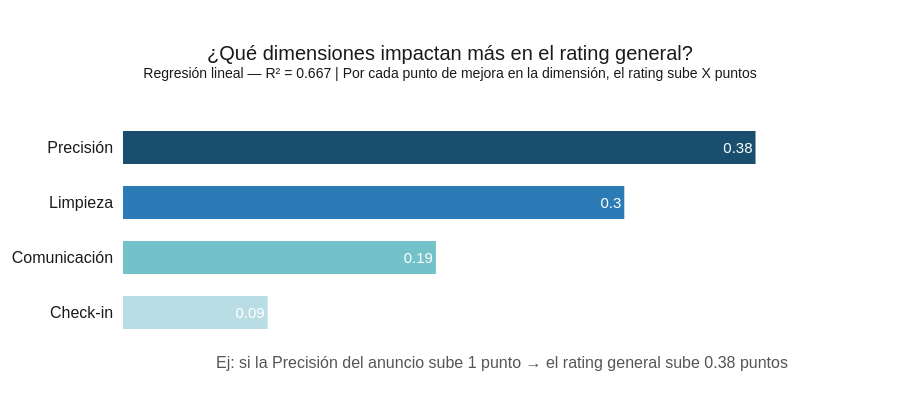

Notebook code cell kept with this figure:
### Code cell
import plotly.graph_objects as go

etiquetas_reg = ['Check-in', 'Comunicación', 'Limpieza', 'Precisión']
coefs = [0.086, 0.186, 0.298, 0.376]
coefs_redondeados = [round(c, 2) for c in coefs]
colores = ['#B8DDE4', '#74C2C9', '#2C7BB6', '#1A4E6E']

fig_regresion = go.Figure(go.Bar(
    x=coefs,
    y=etiquetas_reg,
    orientation='h',
    marker_color=colores,
    marker_line_width=0,
    text=coefs_redondeados,
    textposition='inside',
    textfont=dict(color='white', size=15, family='Arial'),
))

fig_regresion.update_layout(
    title=dict(
        text='¿Qué dimensiones impactan más en el rating general?<br><sup>Regresión lineal — R² = 0.667 | Por cada punto de mejora en la dimensión, el rating sube X puntos</sup>',
        font=dict(size=20, family='Arial', color='#1a1a1a'),
        x=0.5,
        xanchor='center'
    ),
    annotations=[
        dict(
            text='Ej: si la Precisión del anuncio sube 1 punto → el rating general sube 0.38 puntos',
            xref='paper', yref='paper',
            x=0.5, y=-0.15,
            showarrow=False,
            font=dict(size=16, family='Arial', color='#555555'),
            xanchor='center'
        )
    ],
    plot_bgcolor='white',
    paper_bgcolor='white',
    xaxis=dict(visible=False, range=[0, 0.45]),
    yaxis=dict(
        showgrid=False,
        tickfont=dict(size=16, family='Arial', color='#1a1a1a'),
        ticksuffix='  '
    ),
    bargap=0.4,
    showlegend=False,
    margin=dict(l=20, r=20, t=120, b=60),
    height=400
)

fig_regresion.show()

### Figure 1 — Plotly figure (JSON) as saved in the notebook; plotly's stock layout.template omitted (floating-point values rounded to 4 significant figures)
{"data": [{"marker": {"color": ["#B8DDE4", "#74C2C9", "#2C7BB6", "#1A4E6E"], "line": {"width": 0}}, "orientation": "h", "text": ["0.09", "0.19", "0.3", "0.38"], "textfont": {"color": "white", "family": "Arial", "size": 15}, "textposition": "inside", "type": "bar", "x": [0.086, 0.186, 0.298, 0.376], "y": ["Check-in", "Comunicación", "Limpieza", "Precisión"]}], "layout": {"annotations": [{"font": {"color": "#555555", "family": "Arial", "size": 16}, "showarrow": false, "text": "Ej: si la Precisión del anuncio sube 1 punto → el rating general sube 0.38 puntos", "x": 0.5, "xanchor": "center", "xref": "paper", "y": -0.15, "yref": "paper"}], "bargap": 0.4, "height": 400, "margin": {"b": 60, "l": 20, "r": 20, "t": 120}, "paper_bgcolor": "white", "plot_bgcolor": "white", "showlegend": false, "title": {"font": {"color": "#1a1a1a", "family": "Arial", "size": 20}, "text": "¿Qué dimensiones impactan más en el rating general?<br><sup>Regresión lineal — R² = 0.667 | Por cada punto de mejora en la dimensión, el rating sube X puntos</sup>", "x": 0.5, "xanchor": "center"}, "xaxis": {"range": [0, 0.45], "visible": false}, "yaxis": {"showgrid": false, "tickfont": {"color": "#1a1a1a", "family": "Arial", "size": 16}, "ticksuffix": "  "}}}
